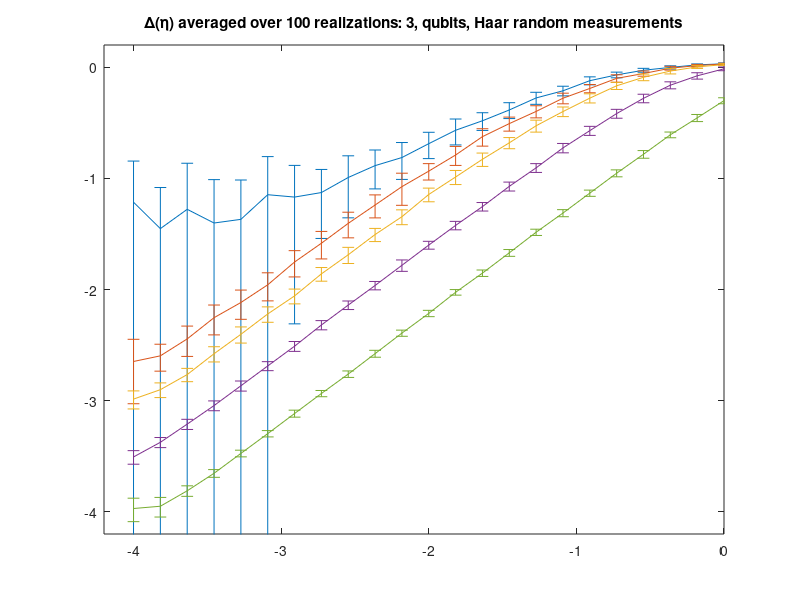

The MATLAB source for this figure: (Note: this script raises an error after producing the figure.)
% Plot the data
% dataCliff array is indexed as follows: dataCliff(samples,idx,numQ,etaPower)
% This stores the Frobenius norm of the error of the reconstructed Choi
% matrix

% samples = # of measurement settings (also called m)
% idx = points to a specific run of the numerical simulation
% numQ = number of qubits
% etaPower = -log_{10}(noise strength)

clear 
% load('run1x')
load('./Haar_eta01_02_03.mat');
% load('./Haar_eta01/dataBerlin.mat');
% reps = jobs(j,2)-1;
dataCliff = squeeze( data.frob_norm(:,1:reps,:,:) );
optval = squeeze( data.cvx_optval(:,1:reps,:,:) );
cvxReps = squeeze( data.cvxReps(:,1:reps,:,:) );


%check precision decreas and failures
n_fails = squeeze(sum(isnan(optval),2));
display([ num2str(sum(n_fails(:))), ' fails out of ', num2str(length(optval(:))) ]);

n_runs = length( cvxReps(:));
n_reps = sum(cvxReps(:));
display([num2str( n_reps ) ' runs to solve ' num2str( n_runs ) ' SDPs, i.e., '... 
    'machine precision ' num2str(n_reps-n_runs) ' times increased']);


% Truncate error values that are > 2
% dims: m, reps, numQ, eta
dataCliffTrunc = min(dataCliff, 2);
numQ=3;

% For j = 1:length(samples), the j'th data point will correspond to the 
% simulation where the number of samples was samples(j)
% Exclude those simulation runs that have fewer than 201 samples
samples = m_list;

% Calculate the averages and standard deviations of the errors
% Call these Delta and Sigma
% Along the way, we calculate the 2nd moments of the errors -- call this Tmp2
% They are indexed like this: Delta(j, numQ, etaPower)
num_trials = size( dataCliffTrunc, 2);
% AVERAGE
Delta = squeeze( mean( dataCliffTrunc, 2, 'omitnan') );
% STANDARD DEVIATION
Sigma = squeeze( std(dataCliffTrunc, 0, 2, 'omitnan') );  

n_fails = squeeze(sum(isnan(optval),2));
display([ num2str(sum(n_fails(:))), ' fails out of ', num2str(length(optval(:))) ]);

% Calculate upper and lower bounds on Delta, for the error bars
Upper = Delta + Sigma;
Lower = max(Delta - Sigma, 10^-15);


% % THIRD SET OF PLOTS:
% % 
% % Fix the number of qubits
% % For each choice of the number of measurement settings m, draw one line:
% % How does the reconstruction error \Delta depend on the noise strength \eta?
n_eta = size(Delta,2);
n_m = size(Delta,1);


numQ = 3;
plt1 = figure(1);
% Draw one line for each j = 1:length(samples)
% errorbar() draws one line for each column of the data matrix, 
EBX = kron(ones([1,n_m]), log10(eta_list)');  % X coordinates
EBY = log10(Delta');         % Y coordinates
EBL = EBY - log10(Lower');   % Deviation below EBY: length of error bar
EBU = log10(Upper') - EBY;   % Deviation above EBY
errorbar(EBX, EBY, EBL, EBU);
xlim([-4.2 0]);
ylim([-4.2,.2]);

FigTitle = ['\Delta(\eta) averaged over ', num2str(reps), ' realizations: '...
     , num2str(numQ), ', qubits, Haar random measurements'];
title(FigTitle);
xlabel(texlabel('log_10(eta)'))
ylabel(texlabel('log_10(Delta)'))
legend([texlabel('m = '), num2str(m_list(1))], ...
       [texlabel('m = '), num2str(m_list(2))], ...
       [texlabel('m = '), num2str(m_list(3))], ...
       [texlabel('m = '), num2str(m_list(4))], ...
       [texlabel('m = '), num2str(m_list(5))], ...
       'Location', 'Best')
name1 = 'Delta(eta)_3qubits_Haar_SDPT3';

saveas(plt1, [name1, '.png']);
savefig(plt1, name1);



plt2 = figure(2);
ebx = kron(ones([1,n_m]), eta_list');
eby = Delta';
eb = Sigma';
errorbar(ebx,eby,eb);
xlim([-.05 1.05]);
ylim([-.05,1.1]);

title(FigTitle)
xlabel(texlabel('eta'))
ylabel(texlabel('Delta'))
legend([texlabel('m = '), num2str(m_list(1))], ...
       [texlabel('m = '), num2str(m_list(2))], ...
       [texlabel('m = '), num2str(m_list(3))], ...
       [texlabel('m = '), num2str(m_list(4))], ...
       [texlabel('m = '), num2str(m_list(5))], ...
       'Location', 'Best');
   
name2 = 'Delta(eta)_3qubits_Haar_SDPT3_non-log';
savefig(plt1, name2);
saveas(plt2, [name2, '.png']);


